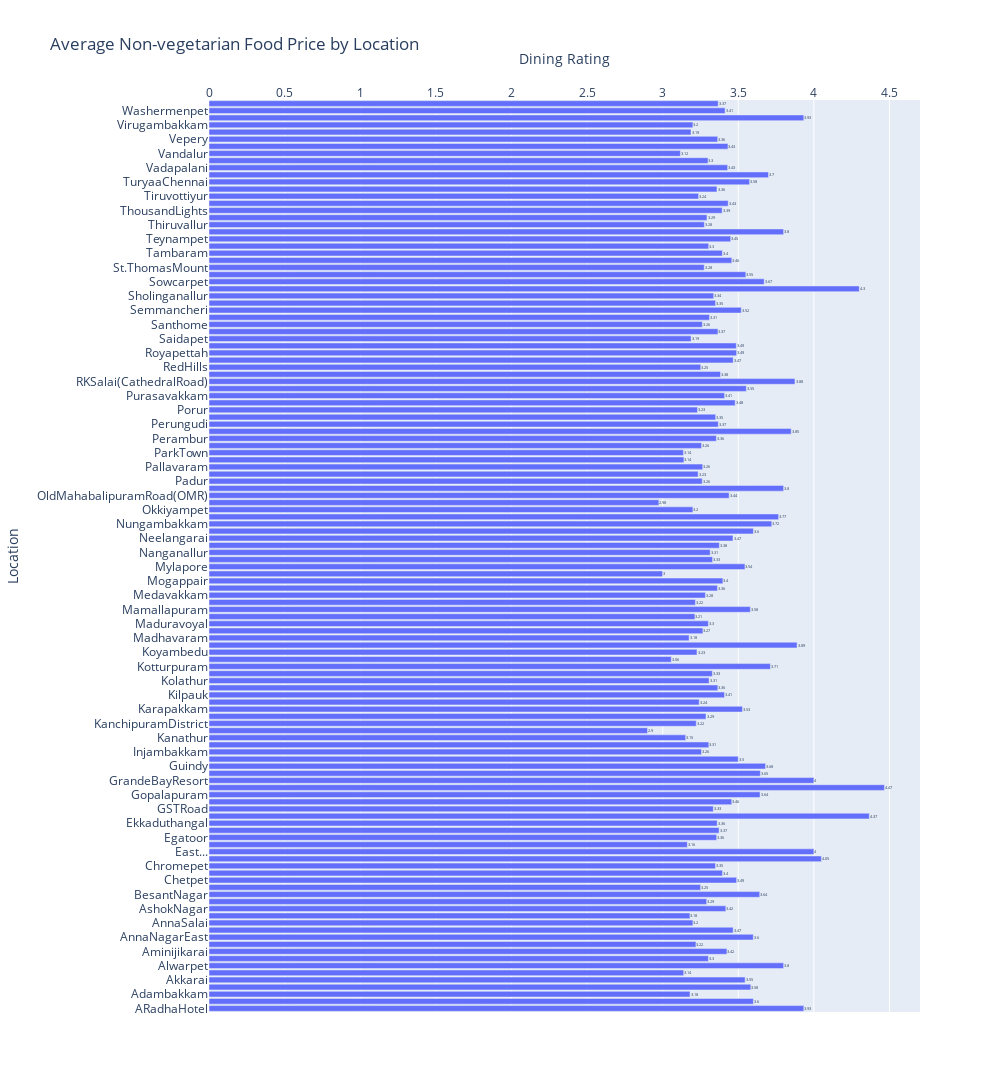

This figure's notebook cell:
### Markdown cell above
### Average Rating for Each location

### Code cell
average_rating = zomato_data.groupby(['Location'])['Dining Rating'].mean().reset_index()
fig = px.bar(average_rating, y='Location', x='Dining Rating',
             title='Average Non-vegetarian Food Price by Location',
             labels={'value': 'Average Price'},
             barmode='group', orientation='h',
             text=round(average_rating['Dining Rating'], 2))  # Add this line to show value labels

# Customize the value labels
fig.update_layout(
    width=1000,  # Set your desired width
    height=6000  # Set your desired height
)
fig.update_layout(
    xaxis=dict(side='top')
)

fig.show()

### Figure 1 — Plotly figure (JSON) as saved in the notebook; plotly's stock layout.template omitted (floating-point values rounded to 4 significant figures)
{"data": [{"alignmentgroup": "True", "hovertemplate": "Dining Rating=%{x}<br>Location=%{y}<br>text=%{text}<extra></extra>", "legendgroup": "", "marker": {"color": "#636efa", "pattern": {"shape": ""}}, "name": "", "offsetgroup": "", "orientation": "h", "showlegend": false, "text": [3.93, 3.6, 3.18, 3.58, 3.55, 3.14, 3.8, 3.3, 3.42, 3.22, 3.6, 3.47, 3.2, 3.18, 3.42, 3.29, 3.64, 3.25, 3.49, 3.4, 3.35, 4.05, 4, 3.16, 3.36, 3.37, 3.36, 4.37, 3.33, 3.46, 3.64, 4.47, 4, 3.65, 3.68, 3.5, 3.26, 3.31, 3.15, 2.9, 3.22, 3.29, 3.53, 3.24, 3.41, 3.36, 3.31, 3.33, 3.71, 3.06, 3.23, 3.89, 3.18, 3.27, 3.3, 3.21, 3.58, 3.22, 3.28, 3.36, 3.4, 3, 3.54, 3.33, 3.31, 3.38, 3.47, 3.6, 3.72, 3.77, 3.2, 2.98, 3.44, 3.8, 3.26, 3.23, 3.26, 3.14, 3.14, 3.26, 3.36, 3.85, 3.37, 3.35, 3.23, 3.48, 3.41, 3.55, 3.88, 3.38, 3.25, 3.47, 3.49, 3.49, 3.19, 3.37, 3.26, 3.31, 3.52, 3.35, 3.34, 4.3, 3.67, 3.55, 3.28, 3.46, 3.4, 3.3, 3.45, 3.8, 3.28, 3.29, 3.39, 3.43, 3.24, 3.36, 3.58, 3.7, 3.43, 3.3, 3.12, 3.43, 3.36, 3.19, 3.2, 3.93, 3.41, 3.37], "textposition": "auto", "type": "bar", "x": [3.933, 3.6, 3.181, 3.583, 3.545, 3.139, 3.8, 3.303, 3.425, 3.22, 3.599, 3.466, 3.2, 3.18, 3.418, 3.291, 3.642, 3.251, 3.489, 3.396, 3.35, 4.05, 4, 3.163, 3.357, 3.373, 3.361, 4.367, 3.335, 3.457, 3.644, 4.467, 4, 3.646, 3.681, 3.5, 3.257, 3.305, 3.152, 2.9, 3.222, 3.287, 3.528, 3.242, 3.409, 3.365, 3.307, 3.329, 3.712, 3.057, 3.227, 3.889, 3.175, 3.266, 3.302, 3.213, 3.58, 3.217, 3.283, 3.362, 3.398, 3, 3.544, 3.33, 3.314, 3.375, 3.465, 3.6, 3.721, 3.767, 3.2, 2.975, 3.44, 3.8, 3.262, 3.235, 3.265, 3.141, 3.137, 3.257, 3.355, 3.85, 3.368, 3.351, 3.231, 3.48, 3.41, 3.553, 3.875, 3.382, 3.252, 3.467, 3.489, 3.487, 3.188, 3.366, 3.263, 3.31, 3.52, 3.35, 3.337, 4.3, 3.671, 3.55, 3.275, 3.457, 3.395, 3.304, 3.45, 3.8, 3.276, 3.293, 3.393, 3.433, 3.238, 3.359, 3.575, 3.7, 3.43, 3.3, 3.117, 3.432, 3.364, 3.188, 3.2, 3.933, 3.413, 3.367], "xaxis": "x", "y": ["ARadhaHotel", "Abhiramapuram", "Adambakkam", "Adyar", "Akkarai", "Alandur", "Alwarpet", "Ambattur", "Aminijikarai", "AnnaNagar", "AnnaNagarEast", "AnnaNagarWest", "AnnaSalai", "Arumbakkam", "AshokNagar", "Avadi", "BesantNagar", "Chengalpattu", "Chetpet", "Choolaimedu", "Chromepet", "Citadines", "East...", "EastCoastRoad(ECR)", "Egatoor", "Egmore", "Ekkaduthangal", "FoodiesKitchen", "GSTRoad", "GeorgeTown", "Gopalapuram", "GrandbyGRTHotels", "GrandeBayResort", "Guduvancheri", "Guindy", "HolidayInnChennaiOMRITExpressway", "Injambakkam", "K.K.Nagar", "Kanathur", "Kanchipuram", "KanchipuramDistrict", "Kandanchavadi", "Karapakkam", "Kelambakkam", "Kilpauk", "Kodambakkam", "Kolathur", "Kottivakkam", "Kotturpuram", "Kovalam", "Koyambedu", "MRCNagar", "Madhavaram", "Madipakkam", "Maduravoyal", "Mahabalipuram", "Mamallapuram", "Mandaveli", "Medavakkam", "Meenambakkam", "Mogappair", "Muttukadu", "Mylapore", "Nandanam", "Nanganallur", "Navallur", "Neelangarai", "NovotelChennaiSipcot", "Nungambakkam", "OMR", "Okkiyampet", "OldMahabalipuramRoad", "OldMahabalipuramRoad(OMR)", "Oragadam", "Padur", "Palavakkam", "Pallavaram", "Pallikaranai", "ParkTown", "Parrys", "Perambur", "Perumbakkam", "Perungudi", "Poonamalle", "Porur", "Potheri", "Purasavakkam", "RAPuram", "RKSalai(CathedralRoad)", "Ramapuram", "RedHills", "Redhills", "Royapettah", "Royapuram", "Saidapet", "Saligramam", "Santhome", "Selaiyur", "Semmancheri", "ShenoyNagar", "Sholinganallur", "SomersetGreenways", "Sowcarpet", "Sriperumbudur", "St.ThomasMount", "T.Nagar", "Tambaram", "Taramani", "Teynampet", "TheSlate", "Thiruvallur", "Thiruvanmiyur", "ThousandLights", "Thuraipakkam", "Tiruvottiyur", "Triplicane", "TuryaaChennai", "V7Hotel", "Vadapalani", "Valasaravakkam", "Vandalur", "Velachery", "Vepery", "Vettuvankeni", "Virugambakkam", "Vivanta Chennai, IT Expressway, Sholinganallur ", "Washermenpet", "WestMambalam"], "yaxis": "y"}], "layout": {"barmode": "group", "height": 6000, "legend": {"tracegroupgap": 0}, "title": {"text": "Average Non-vegetarian Food Price by Location"}, "width": 1000, "xaxis": {"anchor": "y", "domain": [0, 1], "side": "top", "title": {"text": "Dining Rating"}}, "yaxis": {"anchor": "x", "domain": [0, 1], "title": {"text": "Location"}}}}
